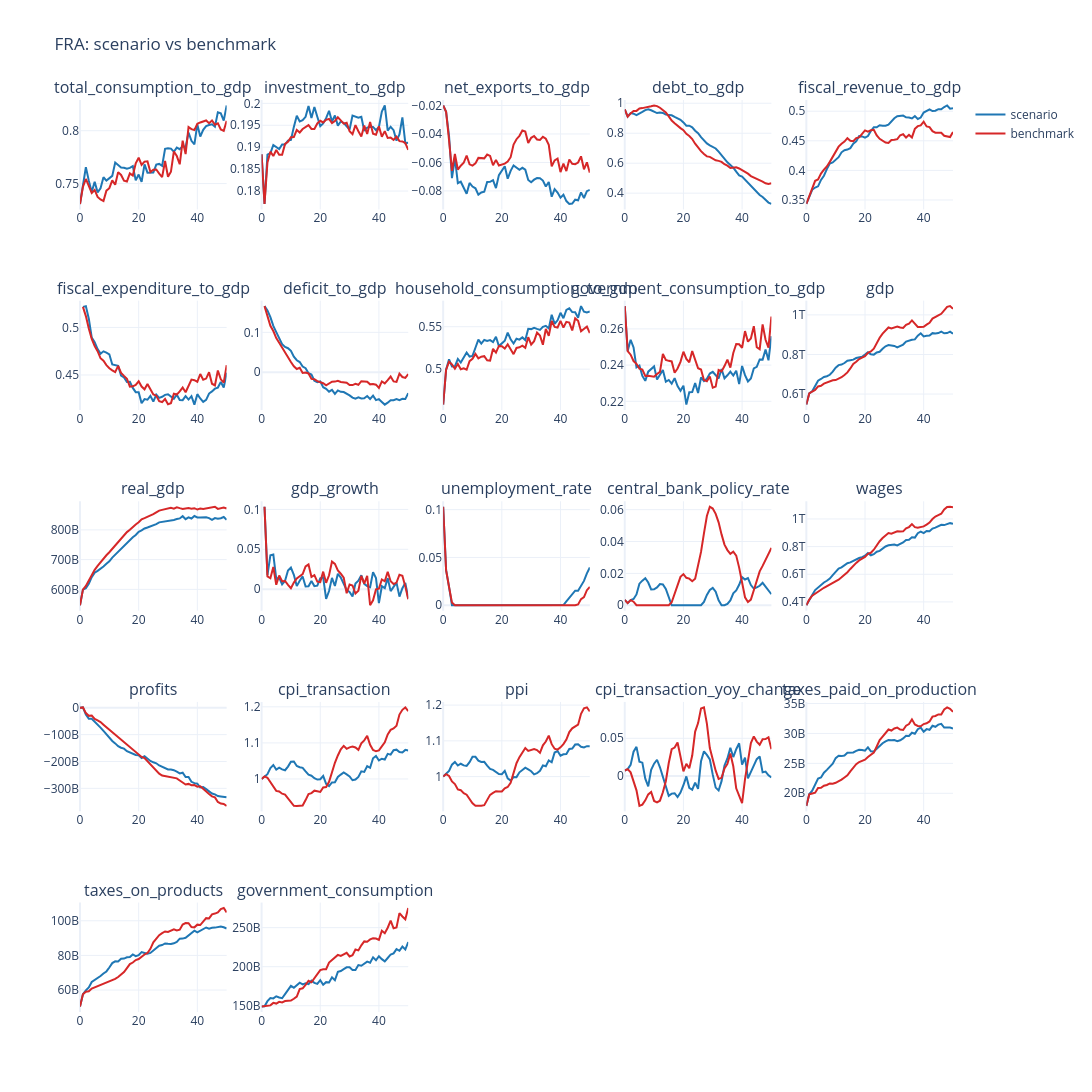

Source (notebook cell):
### Markdown cell above
## Optional Benchmark

### Code cell
# Optional Benchmark
if run_config.run_benchmark:
    benchmark = run_benchmark(run_config)
    df_benchmark = benchmark.df_benchmark
    benchmark_model = benchmark.model

    plot_output(
        df=df_base[plot_columns],
        df_compare=df_benchmark[plot_columns],
        no_rows=5,
        no_cols=5,
        country_code=f"{cfg.country_iso3}: scenario vs benchmark",
        line_color="#1f77b4",
        compare_line_color="#d62728",
        base_name="scenario",
        compare_name="benchmark",
        base_height=220,
        base_width=380,
    )
else:
    print("Set run_config.run_benchmark = True to run the benchmark comparison.")
